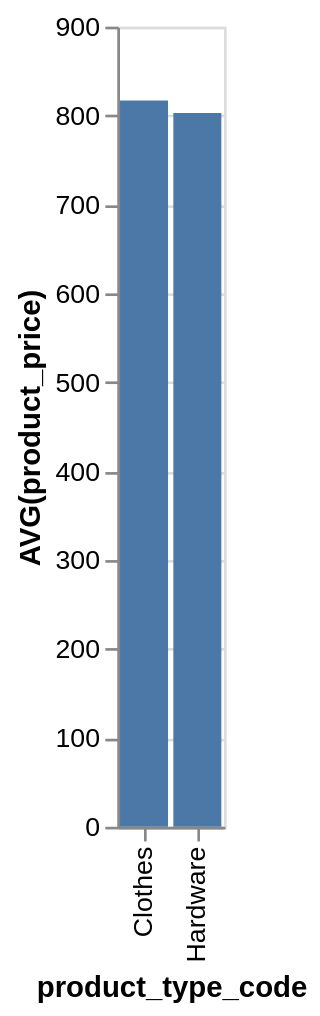

Describe this chart as a Vega-Lite specification.
### Vega-Lite specification from a JSON file in a GitHub repository (floating-point values rounded to 4 significant figures)
{"data": {"values": [{"x_data": "Clothes", "y_data": 817}, {"x_data": "Hardware", "y_data": 803}]}, "mark": "bar", "encoding": {"x": {"field": "x_data", "type": "nominal", "title": "product_type_code", "sort": "ascending"}, "y": {"field": "y_data", "type": "quantitative", "title": "AVG(product_price)"}}}
